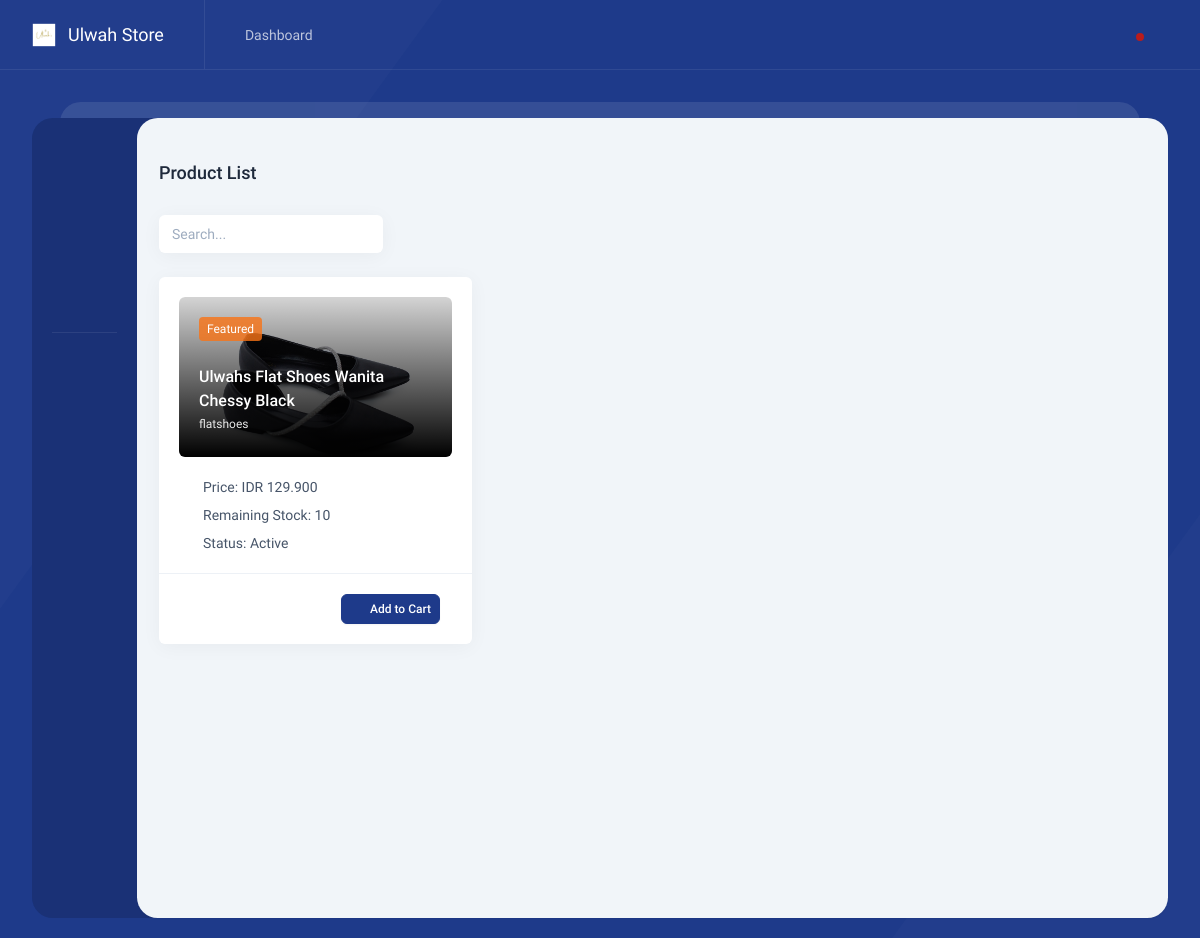
The page /index.php/categories/flatshoes on the database its author committed.
### tables this page shows
CREATE TABLE IF NOT EXISTS `product` (
  `id_brg` int NOT NULL AUTO_INCREMENT,
  `nama_brg` varchar(255) NOT NULL,
  `keterangan` varchar(255) NOT NULL,
  `kategori` varchar(60) NOT NULL,
  `harga` int NOT NULL,
  `stok` int NOT NULL,
  `gambar` text NOT NULL,
  PRIMARY KEY (`id_brg`)
);

### application/controllers/Categories.php (called while the page is built, shortened)
<?php
class Categories extends CI_Controller
{
	public function flatshoes()
	{
		$data['title'] = 'Flat Shoes Categories';
		$data['flatshoes'] = $this->model_kategori->flatshoes()->result();
		$this->load->view('layout/home/header', $data);
		$this->load->view('flatshoes', $data);
		$this->load->view('layout/home/footer');
	}
}

### index.php (called while the page is built, shortened)
<?php
require_once BASEPATH.'core/CodeIgniter.php';

### application/models/Model_kategori.php (called while the page is built, shortened)
<?php
class Model_kategori extends CI_Model
{
	public function flatshoes()
	{
		return $this->db->get_where('product', array('kategori' => 'flatshoes'));
	}
}

### application/views/flatshoes.php (the view, shortened to what this page needs)
<div class="content">
    <h2 class="intro-y text-lg font-medium mt-10">
        Product List
    </h2>
    <div class="grid grid-cols-12 gap-6 mt-5">
        <div class="intro-y col-span-12 flex flex-wrap sm:flex-nowrap items-center mt-2">
            <div class="w-full sm:w-auto mt-3 sm:mt-0 sm:ml-auto md:ml-0">
                <div class="w-56 relative text-slate-500">
                    <input type="text" class="form-control w-56 box pr-10" placeholder="Search...">
                    <i class="w-4 h-4 absolute my-auto inset-y-0 mr-3 right-0" data-lucide="search"></i>
                </div>
            </div>
        </div>
        <?php foreach ($flatshoes as $row) : ?>
            <div class="intro-y col-span-12 md:col-span-6 lg:col-span-4 xl:col-span-3">
                <div class="box">
                    <div class="p-5">
                        <div class="h-40 2xl:h-56 image-fit rounded-md overflow-hidden before:block before:absolute before:w-full before:h-full before:top-0 before:left-0 before:z-10 before:bg-gradient-to-t before:from-black before:to-black/10">
                            <img alt="Midone - HTML Admin Template" class="rounded-md" src="<?= base_url() . '/uploads/' . $row->gambar ?>">
                            <span class="absolute top-0 bg-pending/80 text-white text-xs m-5 px-2 py-1 rounded z-10">Featured</span>
                            <div class="absolute bottom-0 text-white px-5 pb-6 z-10"> <a href="" class="block font-medium text-base"><?= $row->nama_brg ?></a> <span class="text-white/90 text-xs mt-3"><?= $row->kategori ?></span> </div>
                        </div>
                        <div class="text-slate-600 dark:text-slate-500 mt-5">
                            <div class="flex items-center"> <i data-lucide="link" class="w-4 h-4 mr-2"></i> Price: IDR <?= number_format($row->harga, 0, ',', '.') ?> </div>
                            <div class="flex items-center mt-2"> <i data-lucide="layers" class="w-4 h-4 mr-2"></i> Remaining Stock: <?= number_format($row->stok, 0, ',', '.') ?> </div>
                            <div class="flex items-center mt-2"> <i data-lucide="check-square" class="w-4 h-4 mr-2"></i> Status: Active </div>
                        </div>
                    </div>
                   <div class="flex justify-center lg:justify-end items-center p-5 border-t border-slate-200/60 dark:border-darkmode-400">
                        <a class="flex items-center btn btn-sm btn-primary mr-3" href="javascript:;" data-tw-toggle="modal" data-tw-target="#delete-confirmation-modal"> <i data-lucide="shopping-cart" class="w-4 h-4 mr-1"></i> Add to Cart </a>
                    </div>
                </div>
            </div>
        <?php endforeach; ?>
    </div>
</div>

### rows shown on the page
product: gambar (picture), nama_brg "Ulwahs Flat Shoes Wanita Chessy Black", kategori "flatshoes", harga "129.900", stok "10"
